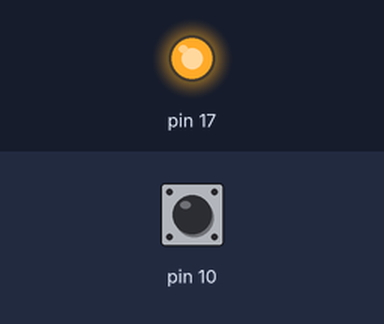
Simulated run of this sketch. Board: Arduino Uno, built with avr-gcc and run on an emulated ATmega328P. Parts: output pins drawn as LEDs (lit = HIGH). The test bench sets the inputs (shaded band); at power-on: pin 10 HIGH.

Above: at 1.2 s.
1.3 s: pin 10 pulled LOW for 0.15 s
At 1.37 s:
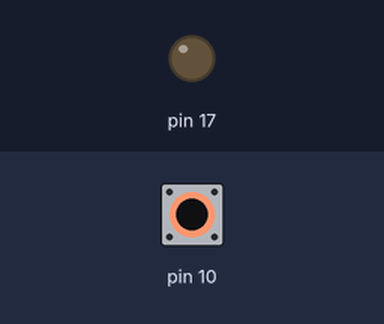
2.9 s: pin 10 pulled LOW for 3.2 s
At 7.3 s:
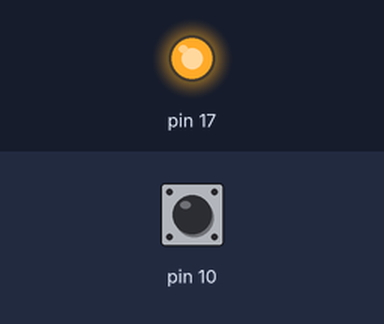
Timing chart, 0 to 8.8 s (numbered marks = the images above; inputs shaded):
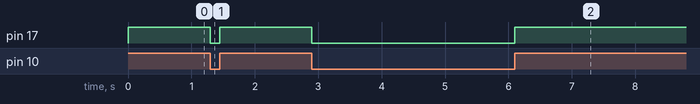

Measured:
- after the input at 1.3 s, pin 17: HIGH → LOW at once, → HIGH 0.15 s later
- after the input at 2.9 s, pin 17: HIGH → LOW at once, → HIGH 3.2 s later

The sketch:

diode_button_ports.ino
```cpp
// maybe some values can be reversed on board in labolatory

void setup() {
  // set port B as input
  DDRB = DDRB & 0b11111011;   // set only specyfic bit to zero
  PORTB = 0b00000100;         // enable inputt_pullup on pin 0

  // set port C as output
  DDRC |= 0b00001000;         // set only specyfic bit to zero
}

void loop() {
  // read button state
  int dane = PINB & 0b00000100;   // read only from specyfic port

  // check what state is
  if (dane == 0b00000100) {
    PORTC = 0b00001000;       // turn on lights when not pressed
  }
  else {
    PORTC = 0b11110111;       // turn off lights when pressed
  }
}
```
